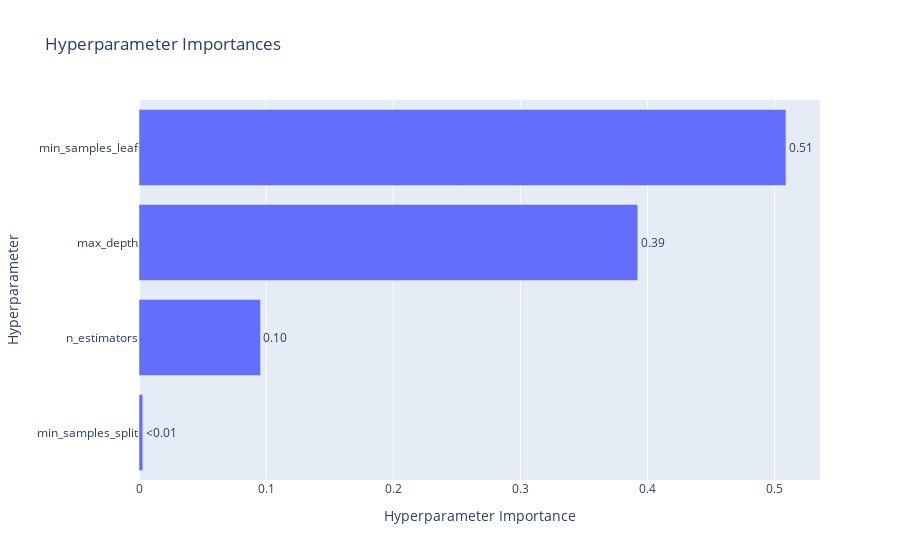

Notebook cell for this chart:
### Code cell
optuna.visualization.plot_param_importances(study_opt_wss_bc)

### Figure 1 — Plotly figure (JSON) as saved in the notebook; plotly's stock layout.template omitted (floating-point values rounded to 4 significant figures)
{"data": [{"cliponaxis": false, "hovertemplate": ["min_samples_split (IntDistribution): 0.0029868608991291106<extra></extra>", "n_estimators (IntDistribution): 0.09558778341222436<extra></extra>", "max_depth (IntDistribution): 0.39242858532625313<extra></extra>", "min_samples_leaf (IntDistribution): 0.5089967703623935<extra></extra>"], "name": "Objective Value", "orientation": "h", "text": ["<0.01", "0.10", "0.39", "0.51"], "textposition": "outside", "type": "bar", "x": [0.002987, 0.09559, 0.3924, 0.509], "y": ["min_samples_split", "n_estimators", "max_depth", "min_samples_leaf"]}], "layout": {"autosize": true, "title": {"text": "Hyperparameter Importances"}, "xaxis": {"autorange": true, "range": [0, 0.5358], "title": {"text": "Hyperparameter Importance"}, "type": "linear"}, "yaxis": {"autorange": true, "range": [-0.5, 3.5], "title": {"text": "Hyperparameter"}, "type": "category"}}}
